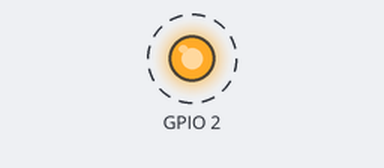
Recording of a sketch running on a simulated ESP32. Parts: output pins drawn as LEDs (lit = HIGH). Dashed ring = blinking. Nothing arrives over Bluetooth unless stated; a phone connects over Bluetooth LE 3 s after start; what the sketch prints to the serial monitor is not drawn.

Above: at 0.5 s.
Timing chart, 0 to 4.6 s (numbered marks = the images above):
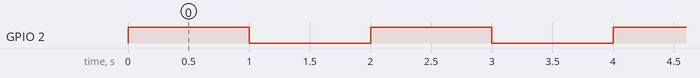

Measured:
- by itself, GPIO 2: alternates HIGH for 1.0 s and LOW for 1.0 s

The sketch:

BLE_server.ino
```cpp
/*
    Based on Neil Kolban example for IDF: https://github.com/nkolban/esp32-snippets/blob/master/cpp_utils/tests/BLE%20Tests/SampleServer.cpp
    Ported to Arduino ESP32 by Evandro Copercini
    updates by chegewara
*/

#include <BLEDevice.h>
#include <BLEUtils.h>
#include <BLEServer.h>

// See the following for generating UUIDs:
// https://www.uuidgenerator.net/

#define SERVICE_UUID        "4fafc201-1fb5-459e-8fcc-c5c9c331914b"
#define CHARACTERISTIC_UUID "beb5483e-36e1-4688-b7f5-ea07361b26a8"

void setup() {
  pinMode(2, OUTPUT);
  Serial.begin(115200);
  Serial.println("Starting BLE work!");

  BLEDevice::init("Long name works now");
  BLEServer *pServer = BLEDevice::createServer();
  BLEService *pService = pServer->createService(SERVICE_UUID);
  BLECharacteristic *pCharacteristic = pService->createCharacteristic(
                                         CHARACTERISTIC_UUID,
                                         BLECharacteristic::PROPERTY_READ |
                                         BLECharacteristic::PROPERTY_WRITE
                                       );

  pCharacteristic->setValue("Hello World says Neil");
  pService->start();
  // BLEAdvertising *pAdvertising = pServer->getAdvertising();  // this still is working for backward compatibility
  BLEAdvertising *pAdvertising = BLEDevice::getAdvertising();
  pAdvertising->addServiceUUID(SERVICE_UUID);
  pAdvertising->setScanResponse(true);
  pAdvertising->setMinPreferred(0x06);  // functions that help with iPhone connections issue
  pAdvertising->setMinPreferred(0x12);
  BLEDevice::startAdvertising();
  Serial.println("Characteristic defined! Now you can read it in your phone!");
}

void loop() {
  // put your main code here, to run repeatedly:
  digitalWrite(2, HIGH);
  delay(1000);
  digitalWrite(2, LOW);
  delay(1000);
}
```
